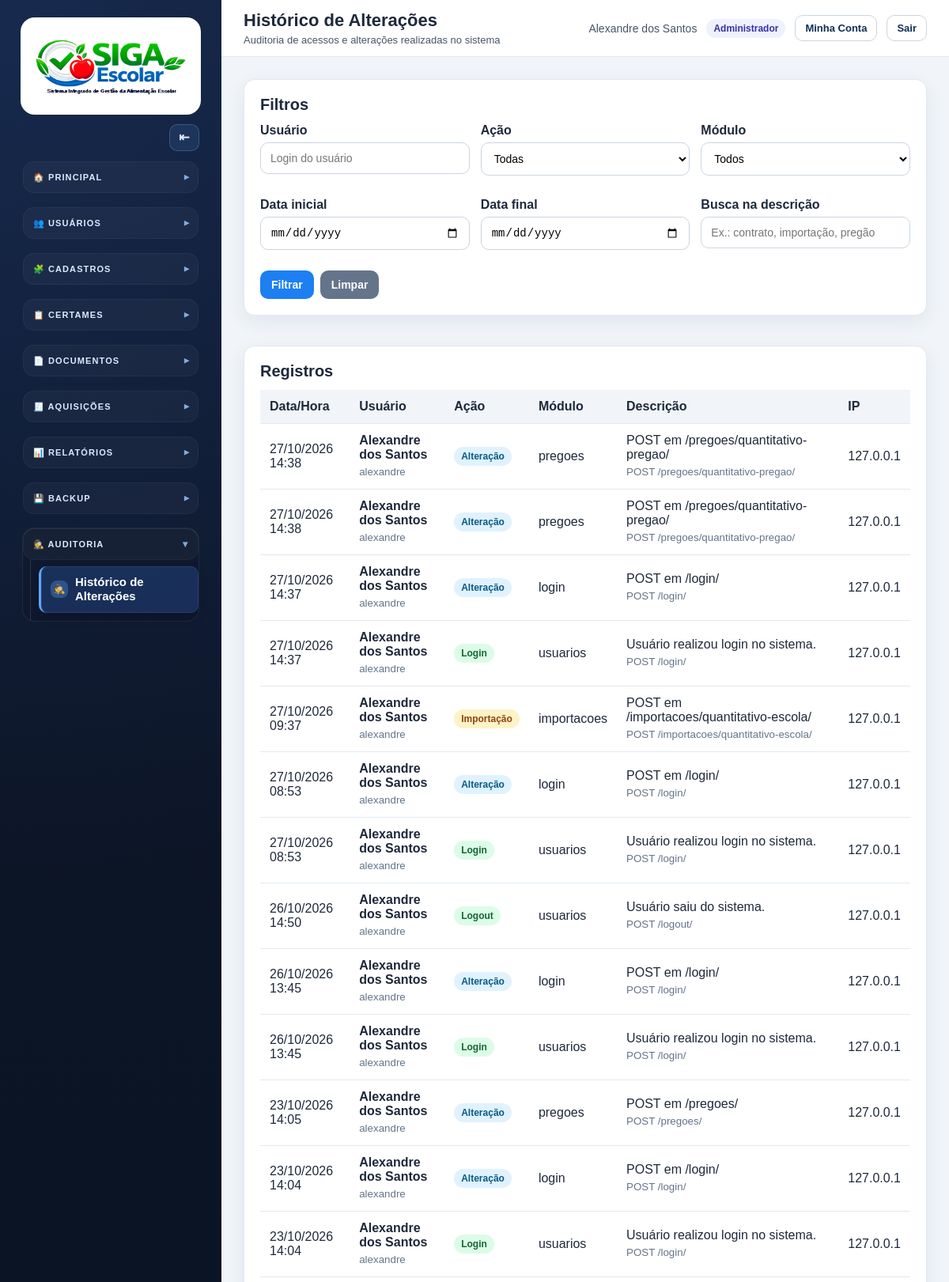
Screenshot of /auditoria/ (signed in, upper part) with the database file from the repository.
### apps/usuarios/models.py (models this page shows, shortened)
class PerfilUsuario(models.Model):
    PERFIL_ADMINISTRADOR = "administrador"
    PERFIL_PREGOEIRO = "pregoeiro"
    PERFIL_CONSULTA_ESCOLA = "consulta_escola"
    PERFIL_CHOICES = [
        (PERFIL_ADMINISTRADOR, "Administrador"),
        (PERFIL_PREGOEIRO, "Pregoeiro"),
        (PERFIL_CONSULTA_ESCOLA, "Consulta/Escola"),
    ]
    usuario = models.OneToOneField(
        settings.AUTH_USER_MODEL,
        on_delete=models.CASCADE,
        related_name="perfil_acesso",
        verbose_name="Usuário",
    )
    perfil = models.CharField(
        "Perfil",
        max_length=30,
        choices=PERFIL_CHOICES,
        default=PERFIL_CONSULTA_ESCOLA,
    )
    escola = models.ForeignKey(
        Escola,
        on_delete=models.PROTECT,
        null=True,
        blank=True,
        related_name="usuarios_consulta",
        verbose_name="Escola vinculada",
        help_text="Use principalmente para usuários do perfil Consulta/Escola.",
    )
    criado_em = models.DateTimeField("Criado em", auto_now_add=True)
    atualizado_em = models.DateTimeField("Atualizado em", auto_now=True)
    class Meta:
        verbose_name = "Perfil de Usuário"
        verbose_name_plural = "Perfis de Usuários"
        ordering = ["usuario__first_name", "usuario__username"]

### apps/auditoria/models.py (models this page shows, shortened)
class RegistroAuditoria(models.Model):
    ACAO_LOGIN = "login"
    ACAO_LOGOUT = "logout"
    ACAO_ACESSO_BLOQUEADO = "acesso_bloqueado"
    ACAO_CRIACAO = "criacao"
    ACAO_EDICAO = "edicao"
    ACAO_EXCLUSAO = "exclusao"
    ACAO_IMPORTACAO = "importacao"
    ACAO_EXPORTACAO = "exportacao"
    ACAO_GERACAO_DOCUMENTO = "geracao_documento"
    ACAO_CANCELAMENTO = "cancelamento"
    ACAO_DISTRATO = "distrato"
    ACAO_REALINHAMENTO = "realinhamento"
    ACAO_TROCA_MARCA = "troca_marca"
    ACAO_FINALIZACAO = "finalizacao"
    ACAO_POST = "post"
    ACAO_CHOICES = [
        (ACAO_LOGIN, "Login"),
        (ACAO_LOGOUT, "Logout"),
        (ACAO_ACESSO_BLOQUEADO, "Acesso bloqueado"),
        (ACAO_CRIACAO, "Criação"),
        (ACAO_EDICAO, "Edição"),
        (ACAO_EXCLUSAO, "Exclusão"),
        (ACAO_IMPORTACAO, "Importação"),
        (ACAO_EXPORTACAO, "Exportação"),
        (ACAO_GERACAO_DOCUMENTO, "Geração de documento"),
        (ACAO_CANCELAMENTO, "Cancelamento"),
        (ACAO_DISTRATO, "Distrato"),
        (ACAO_REALINHAMENTO, "Realinhamento de preço"),
        (ACAO_TROCA_MARCA, "Troca de marca"),
        (ACAO_FINALIZACAO, "Finalização"),
        (ACAO_POST, "Alteração"),
    ]
    usuario = models.ForeignKey(
        settings.AUTH_USER_MODEL,
        on_delete=models.SET_NULL,
        null=True,
        blank=True,
        related_name="registros_auditoria",
        verbose_name="Usuário",
    )
    usuario_nome = models.CharField("Nome do usuário", max_length=255, blank=True)
    usuario_username = models.CharField("Login do usuário", max_length=150, blank=True)
    acao = models.CharField("Ação", max_length=40, choices=ACAO_CHOICES)
    modulo = models.CharField("Módulo", max_length=100, blank=True)
    descricao = models.TextField("Descrição")
    objeto_tipo = models.CharField("Tipo do objeto", max_length=120, blank=True)
    objeto_id = models.CharField("ID do objeto", max_length=80, blank=True)
    objeto_repr = models.CharField("Objeto", max_length=255, blank=True)
    metodo = models.CharField("Método HTTP", max_length=10, blank=True)
    caminho = models.CharField("Caminho", max_length=500, blank=True)
    view_name = models.CharField("View", max_length=180, blank=True)
    ip = models.GenericIPAddressField("IP", null=True, blank=True)
    user_agent = models.TextField("Navegador/Dispositivo", blank=True)
    dados = models.JSONField("Dados extras", default=dict, blank=True)
    criado_em = models.DateTimeField("Data/Hora", auto_now_add=True)
    class Meta:
        verbose_name = "Registro de Auditoria"
        verbose_name_plural = "Registros de Auditoria"
        ordering = ["-criado_em"]
        indexes = [
            models.Index(fields=["-criado_em"]),
            models.Index(fields=["acao"]),
            models.Index(fields=["modulo"]),
            models.Index(fields=["usuario"]),
        ]

### apps/auditoria/views.py (the view)
# urls.py: path("", views.historico, name="historico"),
@login_required
@user_passes_test(usuario_pode_ver_auditoria, login_url="dashboard")
def historico(request):
    registros = RegistroAuditoria.objects.select_related("usuario").all()
    usuario = request.GET.get("usuario", "").strip()
    acao = request.GET.get("acao", "").strip()
    modulo = request.GET.get("modulo", "").strip()
    busca = request.GET.get("busca", "").strip()
    data_inicial = request.GET.get("data_inicial", "").strip()
    data_final = request.GET.get("data_final", "").strip()
    if usuario:
        registros = registros.filter(usuario_username__icontains=usuario)
    if acao:
        registros = registros.filter(acao=acao)
    if modulo:
        registros = registros.filter(modulo__icontains=modulo)
    if busca:
        registros = registros.filter(descricao__icontains=busca)
    if data_inicial:
        registros = registros.filter(criado_em__date__gte=data_inicial)
    if data_final:
        registros = registros.filter(criado_em__date__lte=data_final)
    paginator = Paginator(registros, 30)
    pagina = request.GET.get("page")
    page_obj = paginator.get_page(pagina)
    modulos = (
        RegistroAuditoria.objects.exclude(modulo="")
        .values_list("modulo", flat=True)
        .distinct()
        .order_by("modulo")
    )
    return render(
        request,
        "auditoria/historico.html",
        {
            "page_obj": page_obj,
            "acoes": RegistroAuditoria.ACAO_CHOICES,
            "modulos": modulos,
            "filtros": {
                "usuario": usuario,
                "acao": acao,
                "modulo": modulo,
                "busca": busca,
                "data_inicial": data_inicial,
                "data_final": data_final,
            },
        },
    )

### templates/auditoria/historico.html (shortened to what this page needs)
{% extends "base.html" %}
{% block page_title %}Histórico de Alterações{% endblock %}
{% block page_subtitle %}Auditoria de acessos e alterações realizadas no sistema{% endblock %}
{% block content %}
<div class="card">
    <h2>Filtros</h2>
    <form method="get">
        <div class="audit-filter-grid">
            <div class="form-group">
                <label>Usuário</label>
                <input type="text" name="usuario" value="{{ filtros.usuario }}" placeholder="Login do usuário">
            </div>
            <div class="form-group">
                <label>Ação</label>
                <select name="acao">
                    <option value="">Todas</option>
                </select>
            </div>
            <div class="form-group">
                <label>Módulo</label>
                <select name="modulo">
                    <option value="">Todos</option>
                </select>
            </div>
            <div class="form-group">
                <label>Data inicial</label>
                <input type="date" name="data_inicial" value="{{ filtros.data_inicial }}">
            </div>
            <div class="form-group">
                <label>Data final</label>
                <input type="date" name="data_final" value="{{ filtros.data_final }}">
            </div>
            <div class="form-group">
                <label>Busca na descrição</label>
                <input type="text" name="busca" value="{{ filtros.busca }}" placeholder="Ex.: contrato, importação, pregão">
            </div>
        </div>
        <div class="actions" style="margin-top:12px;">
            <button class="btn btn-primary" type="submit">Filtrar</button>
            <a class="btn btn-secondary" href="{% url 'auditoria:historico' %}">Limpar</a>
        </div>
    </form>
</div>
<div class="card" style="margin-top:20px;">
    <h2>Registros</h2>
    <div class="table-wrapper">
        <table class="audit-table">
            <thead>
                <tr>
                    <th>Data/Hora</th>
                    <th>Usuário</th>
                    <th>Ação</th>
                    <th>Módulo</th>
                    <th>Descrição</th>
                    <th>IP</th>
                </tr>
            </thead>
            <tbody>
                {% for registro in page_obj %}
                <tr>
                    <td>{{ registro.criado_em|date:"d/m/Y H:i" }}</td>
                    <td>
                        <strong>{{ registro.usuario_nome|default:"Sistema" }}</strong>
                        <small>{{ registro.usuario_username }}</small>
                    </td>
                    <td>
                        <span class="audit-badge {{ registro.acao }}">
                            {{ registro.get_acao_display }}
                        </span>
                    </td>
                    <td>{{ registro.modulo }}</td>
                    <td>
                        {{ registro.descricao }}
                        {% if registro.caminho %}
                        <small>{{ registro.metodo }} {{ registro.caminho }}</small>
                        {% endif %}
                    </td>
                    <td>{{ registro.ip|default:"-" }}</td>
                </tr>
                {% empty %}
                <tr>
                    <td colspan="6">Nenhum registro encontrado.</td>
                </tr>
                {% endfor %}
            </tbody>
        </table>
    </div>
</div>
{% endblock %}

### templates/base.html (shortened to what this page needs)
{% load static %}
<!DOCTYPE html>
<html lang="pt-br">
<head>
    <link rel="stylesheet" href="{% static 'css/style.css' %}">
</head>
<body>
    {% with namespace=request.resolver_match.namespace url_name=request.resolver_match.url_name perfil=request.user.perfil_acesso.perfil %}
    <div class="app">
        <aside class="sidebar">
            <div class="sidebar-logo">
                <a class="brand-logo-wrap" href="{% url 'dashboard' %}" title="SIGA Escolar">
                    <img class="brand-logo-img" src="{% static 'img/logo_siga_escolar_header.png' %}" alt="SIGA Escolar - Sistema Integrado de Gestão da Alimentação Escolar">
                </a>
            </div>
            <div class="sidebar-tools">
                <button
                    type="button"
                    id="sidebarToggleBtn"
                    class="sidebar-tool-btn"
                    aria-label="Recolher menu lateral"
                    title="Recolher menu lateral"
                >⇤</button>
            </div>
            <nav class="sidebar-menu">
                <details class="sidebar-group" open>
                    <summary><span class="group-title">🏠 Principal</span></summary>
                </details>
                {% if request.user.is_superuser or perfil == "administrador" %}
                <details class="sidebar-group" {% if namespace == "usuarios" %}open{% endif %}>
                    <summary><span class="group-title">👥 Usuários</span></summary>
                </details>
                {% endif %}
                {% if request.user.is_superuser or perfil == "administrador" %}
                <details class="sidebar-group" {% if namespace == "cadastros" %}open{% endif %}>
                    <summary><span class="group-title">🧩 Cadastros</span></summary>
                </details>
                {% endif %}
                {% if request.user.is_superuser or perfil == "administrador" or perfil == "pregoeiro" %}
                <details class="sidebar-group" {% if namespace == "pregoes" or namespace == "execucao" or namespace == "documentos" and url_name == "adjudicacao_chamada_publica" %}open{% endif %}>
                    <summary><span class="group-title">📋 Certames</span></summary>
                </details>
                {% endif %}
                <details class="sidebar-group" {% if namespace == "documentos" and url_name != "adjudicacao_chamada_publica" %}open{% endif %}>
                    <summary><span class="group-title">📄 Documentos</span></summary>
                </details>
                                <details class="sidebar-group" {% if namespace == "aquisicoes" %}open{% endif %}>
                    <summary><span class="group-title">🧾 Aquisições</span></summary>
                </details>
                <details class="sidebar-group" {% if namespace == "pregoes" and url_name == "relatorio_distribuicao" or namespace == "documentos" and url_name|slice:":11" == "relatorios_" %}open{% endif %}>
                    <summary><span class="group-title">📊 Relatórios</span></summary>
                </details>
                {% if request.user.is_superuser or perfil == "administrador" %}
                <details class="sidebar-group" {% if namespace == "importacoes" and url_name == "exportacoes" %}open{% endif %}>
                    <summary><span class="group-title">💾 Backup</span></summary>
                </details>
                {% endif %}
                {% if request.user.is_superuser or perfil == "administrador" %}
                <details class="sidebar-group" {% if namespace == "auditoria" %}open{% endif %}>
                    <summary><span class="group-title">🕵️ Auditoria</span></summary>
                    <div class="sidebar-links">
                        <a class="sidebar-link {% if namespace == 'auditoria' and url_name == 'historico' %}active{% endif %}"
                            href="{% url 'auditoria:historico' %}">
                            <span class="sidebar-icon">🕵️</span>
                            <span>Histórico de Alterações</span>
                        </a>
                    </div>
                </details>
                {% endif %}
            </nav>
        </aside>
        <main class="main">
            <header class="topbar">
                <div class="topbar-title">
                    <h1>{% block page_title %}Sistema de Pregões{% endblock %}</h1>
                    <p>{% block page_subtitle %}Gestão de certames, lances e documentos{% endblock %}</p>
                </div>
                <div class="topbar-user" style="display:flex; align-items:center; gap:12px; flex-wrap:wrap;">
                    {% if request.user.is_authenticated %}
                    <span>{{ request.user.get_full_name|default:request.user.username }}</span>
                    {% if request.user.is_superuser %}
                    <span class="user-perfil-badge">Administrador</span>
                    {% elif request.user.perfil_acesso %}
                    <span class="user-perfil-badge">{{ request.user.perfil_acesso.get_perfil_display }}</span>
                    {% endif %}
                    <a href="{% url 'usuarios:minha_conta' %}" style="
                        border:1px solid #cbd5e1;
                        background:#ffffff;
                        color:#0f2f57;
                        border-radius:10px;
                        padding:8px 12px;
                        font-size:13px;
                        font-weight:800;
                        text-decoration:none;
                        font-family:inherit;
                    ">Minha Conta</a>
                    <form method="post" action="{% url 'logout' %}" id="autoLogoutForm" style="margin:0;">
                        <button type="submit" style="
                            border:1px solid #cbd5e1;
                            background:#ffffff;
                            color:#0f2f57;
                            border-radius:10px;
                            padding:8px 12px;
                            font-size:13px;
                            font-weight:800;
                            cursor:pointer;
                            font-family:inherit;
                        ">Sair</button>
                    </form>
                    {% else %}
                    <span>Ambiente de desenvolvimento</span>
                    {% endif %}
                </div>
            </header>
            <section class="content">
                {% block content %}{% endblock %}
            </section>
        </main>
    </div>
    {% endwith %}
</body>
</html>

### rows the page displays
RegistroAuditoria: criado_em "27/10/2026 14:38", usuario_nome "Alexandre dos Santos", usuario_username "alexandre", acao "Alteração", modulo "pregoes", descricao "POST em /pregoes/quantitativo-pregao/", metodo "POST", caminho "/pregoes/quantitativo-pregao/", ip "127.0.0.1"
RegistroAuditoria: criado_em "27/10/2026 14:38", usuario_nome "Alexandre dos Santos", usuario_username "alexandre", acao "Alteração", modulo "pregoes", descricao "POST em /pregoes/quantitativo-pregao/", metodo "POST", caminho "/pregoes/quantitativo-pregao/", ip "127.0.0.1"
RegistroAuditoria: criado_em "27/10/2026 14:37", usuario_nome "Alexandre dos Santos", usuario_username "alexandre", acao "Alteração", modulo "login", descricao "POST em /login/", metodo "POST", caminho "/login/", ip "127.0.0.1"
RegistroAuditoria: criado_em "27/10/2026 14:37", usuario_nome "Alexandre dos Santos", usuario_username "alexandre", acao "Login", modulo "usuarios", descricao "Usuário realizou login no sistema.", metodo "POST", caminho "/login/", ip "127.0.0.1"
RegistroAuditoria: criado_em "27/10/2026 09:37", usuario_nome "Alexandre dos Santos", usuario_username "alexandre", acao "Importação", modulo "importacoes", descricao "POST em /importacoes/quantitativo-escola/", metodo "POST", caminho "/importacoes/quantitativo-escola/", ip "127.0.0.1"
RegistroAuditoria: criado_em "27/10/2026 08:53", usuario_nome "Alexandre dos Santos", usuario_username "alexandre", acao "Alteração", modulo "login", descricao "POST em /login/", metodo "POST", caminho "/login/", ip "127.0.0.1"
RegistroAuditoria: criado_em "27/10/2026 08:53", usuario_nome "Alexandre dos Santos", usuario_username "alexandre", acao "Login", modulo "usuarios", descricao "Usuário realizou login no sistema.", metodo "POST", caminho "/login/", ip "127.0.0.1"
RegistroAuditoria: criado_em "26/10/2026 14:50", usuario_nome "Alexandre dos Santos", usuario_username "alexandre", acao "Logout", modulo "usuarios", descricao "Usuário saiu do sistema.", metodo "POST", caminho "/logout/", ip "127.0.0.1"
RegistroAuditoria: criado_em "26/10/2026 13:45", usuario_nome "Alexandre dos Santos", usuario_username "alexandre", acao "Alteração", modulo "login", descricao "POST em /login/", metodo "POST", caminho "/login/", ip "127.0.0.1"
RegistroAuditoria: criado_em "26/10/2026 13:45", usuario_nome "Alexandre dos Santos", usuario_username "alexandre", acao "Login", modulo "usuarios", descricao "Usuário realizou login no sistema.", metodo "POST", caminho "/login/", ip "127.0.0.1"
RegistroAuditoria: criado_em "23/10/2026 14:05", usuario_nome "Alexandre dos Santos", usuario_username "alexandre", acao "Alteração", modulo "pregoes", descricao "POST em /pregoes/", metodo "POST", caminho "/pregoes/", ip "127.0.0.1"
RegistroAuditoria: criado_em "23/10/2026 14:04", usuario_nome "Alexandre dos Santos", usuario_username "alexandre", acao "Alteração", modulo "login", descricao "POST em /login/", metodo "POST", caminho "/login/", ip "127.0.0.1"
RegistroAuditoria: criado_em "23/10/2026 14:04", usuario_nome "Alexandre dos Santos", usuario_username "alexandre", acao "Login", modulo "usuarios", descricao "Usuário realizou login no sistema.", metodo "POST", caminho "/login/", ip "127.0.0.1"

### other values shown
{{ request.user.get_full_name|default:request.user.username }} "Alexandre dos Santos"
{{ request.user.perfil_acesso.get_perfil_display }} "Administrador"
